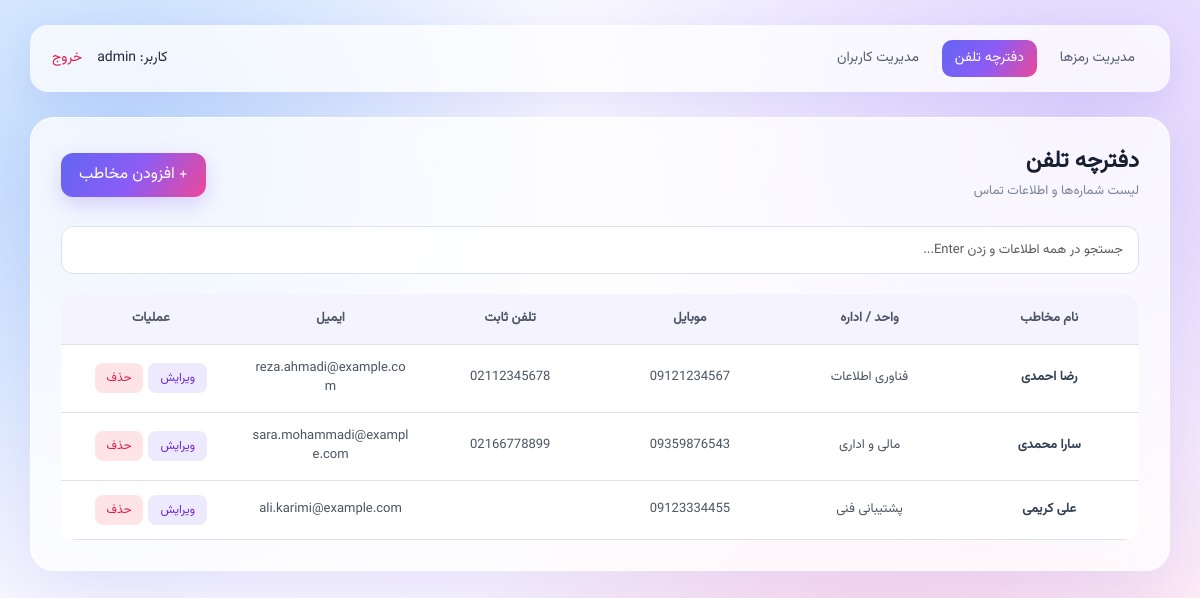
/phonebook.php (signed in), run on the app's committed database.
### tables this page shows
CREATE TABLE IF NOT EXISTS contacts (
    id INT UNSIGNED NOT NULL AUTO_INCREMENT,
    contact_name VARCHAR(255) NOT NULL,
    department VARCHAR(255) NULL,
    mobile VARCHAR(50) NOT NULL,
    phone VARCHAR(50) NULL,
    email VARCHAR(255) NULL,
    PRIMARY KEY (id)
);

### config/auth.php (called while the page is built, shortened)
<?php
function current_username(): string { return (string)($_SESSION['username'] ?? ''); }
function current_role(): string {
    $role = (string)($_SESSION['role'] ?? 'User');
    return strcasecmp($role, 'Admin') === 0 ? 'Admin' : 'User';
}

### phonebook.php (the view, shortened to what this page needs)
<?php
$db = db();
$result = $db->query("SELECT id, contact_name, department, mobile, phone, email FROM contacts ORDER BY id ASC");
$contacts = $result ? $result->fetch_all(MYSQLI_ASSOC) : [];
?>
<!DOCTYPE html>
<html lang="fa" dir="rtl">
<head>
    <link rel="stylesheet" href="assets/css/bootstrap.rtl.min.css">
    <link rel="stylesheet" href="assets/css/phonebook.css">
</head>
<body>
<div class="top-menu">
    <div class="menu-links">
        <a href="index.php">مدیریت رمزها</a>
        <a href="phonebook.php" class="active">دفترچه تلفن</a>
        <?php if (current_role() === 'Admin'): ?>
        <a href="users.php" id="usersMenu" class="admin-menu">مدیریت کاربران</a>
        <?php endif; ?>
    </div>
    <div class="user-part">
        <span id="currentUser">کاربر: <?= htmlspecialchars(current_username(), ENT_QUOTES, 'UTF-8') ?></span>
        <a href="logout.php" class="logout" id="logoutBtn">خروج</a>
    </div>
</div>
<div class="main-box">
    <div class="page-head">
        <div>
            <h2>دفترچه تلفن</h2>
            <p>لیست شماره‌ها و اطلاعات تماس</p>
        </div>
        <button type="button" class="btn add-btn" id="addContactBtn">+ افزودن مخاطب</button>
    </div>
    <div class="search-box">
        <input type="text" id="searchContact" class="form-control search-input" placeholder="جستجو در همه اطلاعات و زدن Enter...">
    </div>
    <div class="table-responsive">
        <table class="table contact-table">
            <thead>
                <tr>
                    <th>نام مخاطب</th>
                    <th>واحد / اداره</th>
                    <th>موبایل</th>
                    <th>تلفن ثابت</th>
                    <th>ایمیل</th>
                    <th>عملیات</th>
                </tr>
            </thead>
            <tbody id="contactList">
                <?php foreach ($contacts as $c): ?>
                <tr data-id="<?= (int)$c['id'] ?>">
                    <td><?= htmlspecialchars($c['contact_name'], ENT_QUOTES, 'UTF-8') ?></td>
                    <td><?= htmlspecialchars($c['department'] ?? '', ENT_QUOTES, 'UTF-8') ?></td>
                    <td><?= htmlspecialchars($c['mobile'], ENT_QUOTES, 'UTF-8') ?></td>
                    <td><?= htmlspecialchars($c['phone'] ?? '', ENT_QUOTES, 'UTF-8') ?></td>
                    <td><?= htmlspecialchars($c['email'] ?? '', ENT_QUOTES, 'UTF-8') ?></td>
                    <td><button class="btn edit-btn">ویرایش</button><button class="btn delete-btn">حذف</button></td>
                </tr>
                <?php endforeach; ?>
            </tbody>
        </table>
    </div>
</div>
</body>
</html>

### assets/css/phonebook.css (style rules this page uses)
* { box-sizing: border-box; }
body { margin: 0; min-height: 100vh; font-family: "Vazirmatn", Tahoma, sans-serif; color: #1e293b; background: radial-gradient( circle at 10% 20%, rgba(96, 165, 250, 0.40), transparent 35% ), radial-gradient( circle at 90% 15%, rgba(167, 139, 250, 0.32), transparent 38% ), radial-gradient( circle at 75% 90%, rgba(244, 114, 182, 0.28), transparent 38% ), linear-gradient( 135deg, #f5f9ff, #f7f3ff, #fff4fa ); }
.top-menu { width: calc(100% - 60px); margin: 25px auto 0; padding: 15px 22px; display: flex; justify-content: space-between; align-items: center; background-color: rgba(255, 255, 255, 0.76); border-radius: 18px; box-shadow: 0 10px 30px rgba(67, 56, 202, 0.08); }
.menu-links { display: flex; gap: 10px; }
.menu-links a { padding: 8px 13px; text-decoration: none; color: #555f72; font-size: 14px; border-radius: 10px; }
.menu-links .active { color: white; background: linear-gradient( 120deg, #6366f1, #8b5cf6, #ec4899 ); }
.user-part { display: flex; align-items: center; gap: 15px; font-size: 14px; }
.logout { color: #e11d48; text-decoration: none; }
.main-box { width: calc(100% - 60px); margin: 25px auto; padding: 30px; background-color: rgba(255, 255, 255, 0.76); border: 1px solid rgba(255, 255, 255, 0.8); border-radius: 24px; box-shadow: 0 25px 65px rgba(67, 56, 202, 0.08); }
.page-head { margin-bottom: 25px; display: flex; justify-content: space-between; align-items: center; }
.page-head h2 { margin: 0; color: #172033; font-size: 23px; font-weight: 800; }
.page-head p { margin-top: 6px; margin-bottom: 0; color: #7a8498; font-size: 13px; }
.add-btn { padding: 10px 18px; font-family: "Vazirmatn", sans-serif; color: white; border: none; border-radius: 12px; background: linear-gradient( 120deg, #6366f1, #8b5cf6, #ec4899 ); box-shadow: 0 8px 20px rgba(124, 58, 237, 0.20); }
.search-box { margin-bottom: 20px; }
.search-input { height: 48px; padding: 10px 15px; font-family: "Vazirmatn", sans-serif; font-size: 13px; border: 1px solid #dde3ed; border-radius: 12px; background-color: rgba(255, 255, 255, 0.9); }
.contact-table { width: 100%; min-width: 950px; margin-bottom: 0; table-layout: fixed; background-color: white; border-radius: 15px; overflow: hidden; }
.contact-table th { padding: 15px 10px; text-align: center !important; vertical-align: middle !important; color: #4b5563; background-color: #f5f3ff; font-size: 13px; font-weight: 700; white-space: nowrap; }
.contact-table td { padding: 14px 10px; text-align: center !important; vertical-align: middle !important; color: #4b5563; font-size: 13px; white-space: normal; }
.contact-table td:first-child { text-align: center !important; font-weight: 600; color: #334155; }
.contact-table td:nth-child(2) { text-align: center !important; white-space: normal; overflow-wrap: anywhere; }
.contact-table td:nth-child(3) { direction: ltr; text-align: center !important; }
.contact-table td:nth-child(4) { direction: ltr; text-align: center !important; }
.contact-table td:nth-child(5) { direction: ltr; text-align: center !important; white-space: normal; overflow-wrap: anywhere; }
.contact-table td:last-child { text-align: center !important; white-space: nowrap; }
.edit-btn { padding: 6px 12px; font-family: "Vazirmatn", sans-serif; font-size: 12px; color: #6d28d9; background-color: #ede9fe; border: none; border-radius: 8px; }
.delete-btn { padding: 6px 12px; margin-right: 5px; font-family: "Vazirmatn", sans-serif; font-size: 12px; color: #e11d48; background-color: #ffe4e6; border: none; border-radius: 8px; }

### data on the page
contacts: contact_name "رضا احمدی", department "فناوری اطلاعات", mobile "09121234567", phone "02112345678", email "reza.ahmadi@example.com"
contacts: contact_name "سارا محمدی", department "مالی و اداری", mobile "09359876543", phone "02166778899", email "sara.mohammadi@example.com"
contacts: contact_name "علی کریمی", department "پشتیبانی فنی", mobile "09123334455", email "ali.karimi@example.com"

### other printed values
current_username() "admin"
